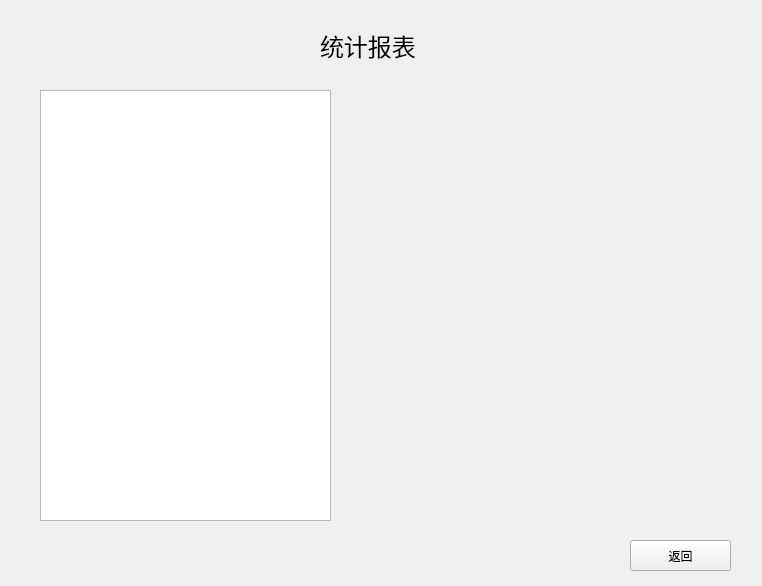
<?xml version="1.0" encoding="UTF-8"?>
<ui version="4.0">
 <class>StatisticalTable</class>
 <widget class="QWidget" name="StatisticalTable">
  <property name="geometry">
   <rect>
    <x>0</x>
    <y>0</y>
    <width>762</width>
    <height>586</height>
   </rect>
  </property>
  <property name="windowTitle">
   <string>Form</string>
  </property>
  <widget class="QLabel" name="label">
   <property name="geometry">
    <rect>
     <x>320</x>
     <y>10</y>
     <width>141</width>
     <height>71</height>
    </rect>
   </property>
   <property name="font">
    <font>
     <pointsize>18</pointsize>
    </font>
   </property>
   <property name="text">
    <string>统计报表</string>
   </property>
  </widget>
  <widget class="QPushButton" name="backButton">
   <property name="geometry">
    <rect>
     <x>630</x>
     <y>540</y>
     <width>101</width>
     <height>31</height>
    </rect>
   </property>
   <property name="text">
    <string>返回</string>
   </property>
  </widget>
  <widget class="QTableWidget" name="salesWidget">
   <property name="geometry">
    <rect>
     <x>40</x>
     <y>90</y>
     <width>291</width>
     <height>431</height>
    </rect>
   </property>
  </widget>
  <widget class="QWidget" name="salesChart" native="true">
   <property name="geometry">
    <rect>
     <x>360</x>
     <y>90</y>
     <width>361</width>
     <height>431</height>
    </rect>
   </property>
  </widget>
 </widget>
 <resources/>
 <connections/>
</ui>
